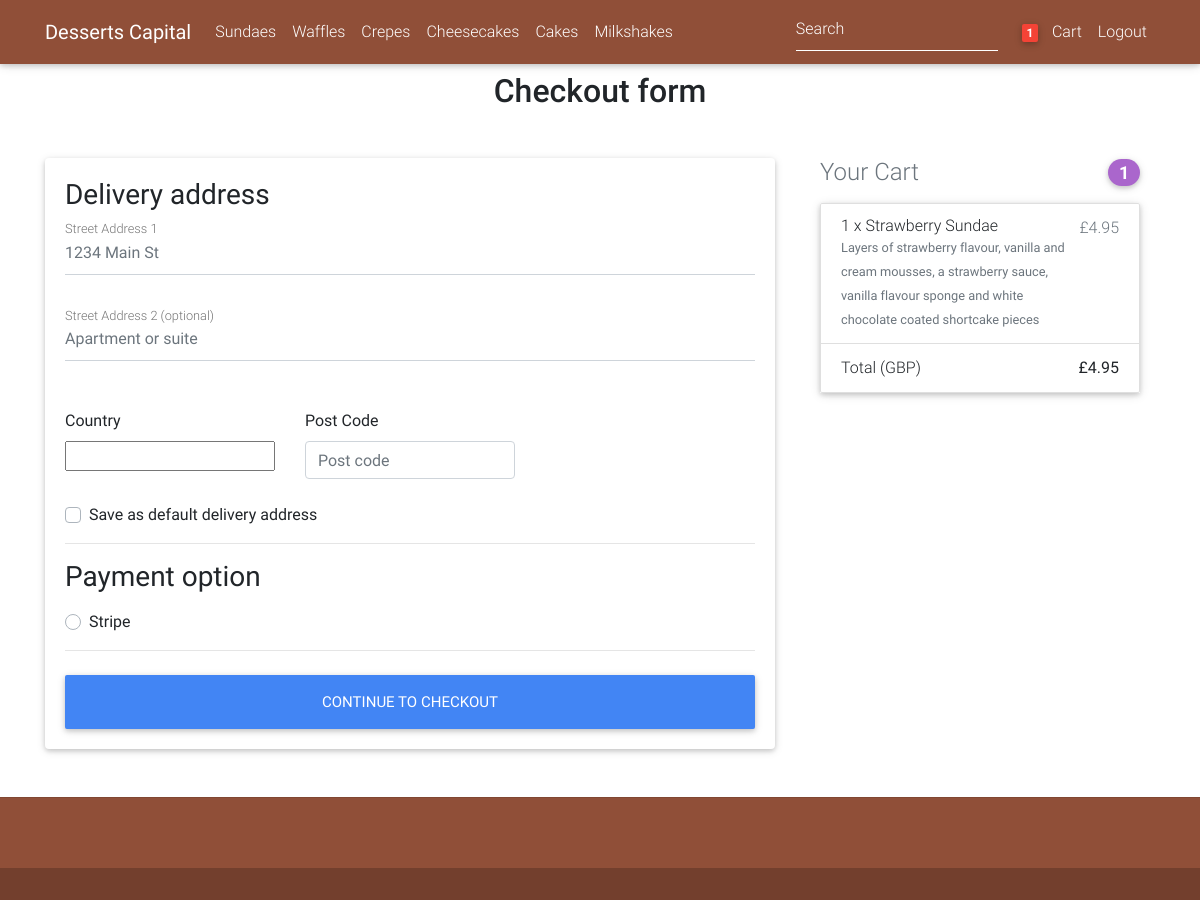
Screenshot of /checkout/ (signed in) with the database file from the repository.
### order/models.py (models this page shows, shortened)
class Order(models.Model):
    user = models.ForeignKey(User_Model, on_delete=models.CASCADE)
    orderid = models.CharField(max_length=20, blank=True, null=True)
    products = models.ManyToManyField(OrderProduct)
    ordered_date = models.DateTimeField()
    ordered = models.BooleanField(default=False)
    delivery_address = models.ForeignKey(Address, related_name='delivery_address', on_delete=models.CASCADE,
                                         blank=True, null=True)
    payment = models.ForeignKey(
        Payment, on_delete=models.CASCADE, blank=True, null=True)
    being_delivered = models.BooleanField(default=False)
    received = models.BooleanField(default=False)
    def get_total(self):
        total = 0
        for order_item in self.products.all():
            total += order_item.get_final_price()
        return total

class OrderProduct(models.Model):
    user = models.ForeignKey(User_Model, on_delete=models.CASCADE)
    ordered = models.BooleanField(default=False)
    product = models.ForeignKey(Product, on_delete=models.CASCADE)
    qty = models.IntegerField(default=1, blank=True, null=True)
    def get_total_product_price(self):
        return self.qty * self.product.price
    def get_final_price(self):
        return self.get_total_product_price()

### products/models.py (models this page shows, shortened)
class Product(models.Model):
    title = models.CharField(max_length=100, blank=True, null=True)
    description = models.TextField(max_length=500, blank=True, null=True)
    image = models.ImageField()
    price = models.FloatField(default=0.00, blank=True, null=True)
    slug = models.SlugField(blank=True, null=True)
    category = models.CharField(choices=CATEGORY_CHOICES, max_length=2)

### payment/views.py (the view, shortened to what this page needs)
# urls.py: path('checkout/', Checkout.as_view(),name='checkout'),
class Checkout(View):
    def get(self, *args, **kwargs):
        try:
            order = Order.objects.get(user=self.request.user, ordered=False)
            form = CheckoutForm()
            context = {
                'form': form,
                'order': order,
            }
            delivery_address_queryset = Address.objects.filter(user=self.request.user, default=True)
            if delivery_address_queryset.exists():
                context.update({'default_delivery_address': delivery_address_queryset[0]})
            return render(self.request, "checkout.html", context)
        except ObjectDoesNotExist:
            messages.info(self.request, "You don't have an Active Order")
            return redirect("checkout")

### payment/forms.py
class CheckoutForm(forms.Form):
    street_address1 = forms.CharField(required=False)
    street_address2 = forms.CharField(required=False)
    shipping_country = CountryField(blank_label='(select country)').formfield(
        required=False,
        widget=CountrySelectWidget(attrs={
            'class': 'custom-select d-block w-100',
        }))
    post_code = forms.CharField(required=False)
    set_default_shipping = forms.BooleanField(required=False)
    payment_option = forms.ChoiceField(
        widget=forms.RadioSelect, choices=PAYMENT_TYPEs)

### cart/templatetags/cart_tags.py (called while the page is built)
@register.filter
def cart_item_count(user):
    if user.is_authenticated:
        queryset = Order.objects.filter(user=user, ordered=False)
        if queryset.exists():
            return queryset[0].products.count()
    return 0

### payment/templates/checkout.html (shortened to what this page needs)
{% extends "base.html" %}
{% load crispy_forms_tags %}
{% block content %}
  <main >
    <div class="container wow fadeIn">
      <h2 class="my-5 h2 text-center">Checkout form</h2>
      <div class="row">
        <div class="col-md-8 mb-4">
          <div class="card">
            <form method="POST" class="card-body">
              <h3>Delivery address</h3>
              <div class='hideable_delivery_form'>
                <div class="md-form mb-5">
                  <input type='text' placeholder='1234 Main St' id='street_address1' name='street_address1' class='form-control' />
                  <label for="street_address1" class="">Street Address 1</label>
                </div>
                <div class="md-form mb-5">
                  <input type='text' placeholder='Apartment or suite' id='street_address2' name='street_address2' class='form-control' />
                  <label for="street_address2" class="">Street Address 2 (optional)</label>
                </div>
                <div class="row">
                  <div class="col-lg-4 col-md-12 mb-4">
                    <label for="country">Country</label>
                    {{ form.shipping_country }}
                  </div>
                  <div class="col-lg-4 col-md-6 mb-4">
                    <label for="post_code">Post Code</label>
                    <input type='text' placeholder='Post code' id='post_code' name='post_code' class='form-control' />
                  </div>
                </div>
                <div class="custom-control custom-checkbox">
                  <label class="custom-control-label" for="set_default_shipping">Save as default delivery address</label>
                </div>
              </div>
              <hr>
              <h3>Payment option</h3>
              <div class="d-block my-3">
                {% for value, name in form.fields.payment_option.choices %}
                <div class="custom-control custom-radio">
                  <label class="custom-control-label" for="{{ name }}">{{ name }}</label>
                </div>
                {% endfor %}
              </div>
              <hr class="mb-4">
              <button class="btn btn-primary btn-lg btn-block" type="submit">Continue to checkout</button>
            </form>
          </div>
        </div>
        <div class="col-md-4 mb-4">
          {% include "order_snippet.html" %}
        </div>
      </div>
    </div>
  </main>
{% endblock content %}

### templates/base.html (shortened to what this page needs)
{% load static %}
{% load cart_tags %}
<!DOCTYPE html>
<html lang="en">
<head>
  <link rel="stylesheet" href="https://use.pfontawesome.com/releases/v5.8.1/css/all.css">
  <link href="{% static 'css/bootstrap.min.css' %}" rel="stylesheet">
  <link href="{% static 'css/mdb.min.css' %}" rel="stylesheet">
  <link href="{% static 'css/style.min.css' %}" rel="stylesheet">
</head>
<nav class="navbar fixed-top navbar-expand-lg navbar-dark mdb-color lighten-3 scrolling-navbar">
    <div class="container">
      <a class="navbar-brand waves-effect" href="/">
        <strong class="white-text">Desserts Capital</strong>
      </a>
      <div class="collapse navbar-collapse" id="navbarSupportedContent">
      <div class="collapse navbar-collapse" id="basicExampleNav">
          <ul class="navbar-nav mr-auto">
            <li class="nav-item">
              <a class="nav-link" href="/category/SN">Sundaes</a>
            </li>
            <li class="nav-item">
              <a class="nav-link" href="/category/WF">Waffles</a>
            </li>
            <li class="nav-item">
              <a class="nav-link" href="/category/CP">Crepes</a>
            </li>
            <li class="nav-item">
              <a class="nav-link" href="/category/CK">Cheesecakes</a>
            </li>
            <li class="nav-item">
              <a class="nav-link" href="/category/CS">Cakes</a>
            </li>
              <li class="nav-item">
              <a class="nav-link" href="/category/MK">Milkshakes</a>
            </li>
            </ul>
          <form action="{% url 'search' %}" method="POST" class="form-inline">{% csrf_token %}
            <div class="md-form my-0">
              <input class="form-control mr-sm-2" type="text" name="search" placeholder="Search" aria-label="Search">
            </div>
          </form>
        </div>
        <ul class="navbar-nav nav-flex-icons">
          {% if request.user.is_authenticated %}
          <li class="nav-item">
            <a href="{% url 'order-summary' %}" class="nav-link waves-effect">
              <span class="badge red z-depth-1 mr-1"> {{ request.user|cart_item_count }} </span>
              <i class="fas fa-shopping-cart"></i>
              <span class="clearfix d-none d-sm-inline-block"> Cart </span>
            </a>
          </li>
          <li class="nav-item">
            <a class="nav-link waves-effect" href="{% url 'account_logout' %}">
              <span class="clearfix d-none d-sm-inline-block"> Logout </span>
            </a>
          </li>
          {% endif %}
        </ul>
      </div>
    </div>
  </nav>
<body>
    <div class="mt-0 pt-4">
    </div>
    {% block content %}
    {% endblock content %}
<footer class="page-footer text-center font-small  wow fadeIn mdb-color lighten-3" >
    <hr class="my-4">
    <div class="pb-4">
<a href="http://codepen.io/mdbootstrap/" target="_blank">
      </a>
    </div>
    <div class="footer-copyright py-3">
    </div>
  </footer>
</body>
</html>

### order/templates/order_snippet.html
<div class="col-md-12 mb-4">
    <h4 class="d-flex justify-content-between align-items-center mb-3">
    <span class="text-muted">Your Cart</span>
    <span class="badge badge-secondary badge-pill">{{ order.products.count }}</span>
    </h4>
    <ul class="list-group mb-3 z-depth-1">
    {% for order_item in order.products.all %}
    <li class="list-group-item d-flex justify-content-between lh-condensed">
        <div>
        <h6 class="my-0">{{ order_item.qty }} x {{ order_item.product.title}}</h6>
        <small class="text-muted">{{ order_item.product.description}}</small>
        </div>
        <span class="text-muted">£{{ order_item.get_final_price }}</span>
    </li>
    {% endfor %}
    <li class="list-group-item d-flex justify-content-between">
        <span>Total (GBP)</span>
        <strong>£{{ order.get_total }}</strong>
    </li>
    </ul>
</div>

### templates/base.html (style rules this page uses)
html, body, header, .carousel { height: 60vh; }

### rows the page displays
Order: products.count "1", get_total "4.95"
OrderProduct: qty "1", product "Strawberry Sundae", product.description "Layers of strawberry flavour, vanilla and cream mousses, a strawberry sauce, vanilla flavour sponge and white chocolate coated shortcake pieces", get_final_price "4.95"

### other values shown
{{ request.user|cart_item_count }} "1"
{{ name }} "Stripe"
